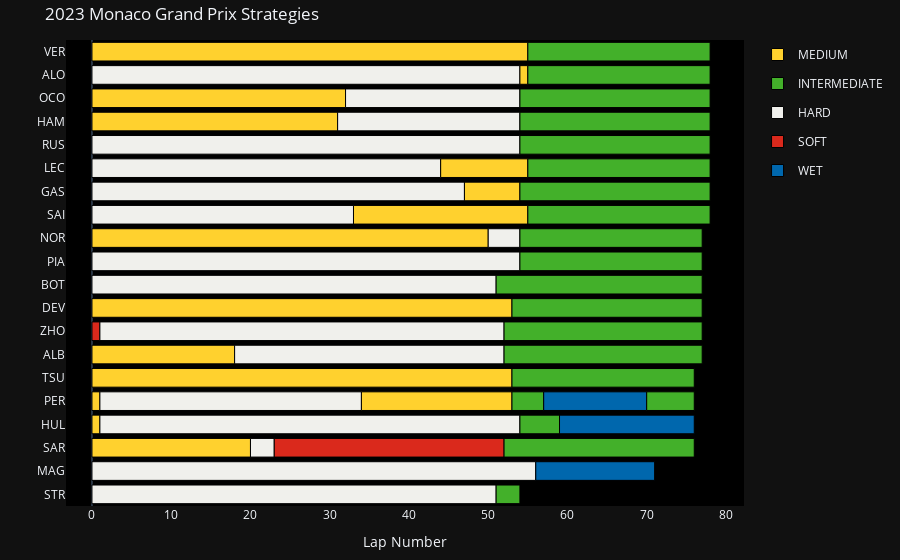

This figure's notebook cell:
### Markdown cell above
## 3.5 Tyre strategies

### Code cell
plot_tyre_strat(session)

### Figure 1 — Plotly figure (JSON) as saved in the notebook; plotly's stock layout.template omitted (floating-point values rounded to 4 significant figures)
{"data": [{"base": 0, "legendgroup": "MEDIUM", "marker": {"color": "#ffd12e", "line": {"color": "black", "width": 1}}, "name": "MEDIUM", "orientation": "h", "showlegend": true, "type": "bar", "width": 0.8, "x": [55], "y": ["VER"]}, {"base": 55, "legendgroup": "INTERMEDIATE", "marker": {"color": "#43b02a", "line": {"color": "black", "width": 1}}, "name": "INTERMEDIATE", "orientation": "h", "showlegend": true, "type": "bar", "width": 0.8, "x": [23], "y": ["VER"]}, {"base": 0, "legendgroup": "HARD", "marker": {"color": "#f0f0ec", "line": {"color": "black", "width": 1}}, "name": "HARD", "orientation": "h", "showlegend": true, "type": "bar", "width": 0.8, "x": [54], "y": ["ALO"]}, {"base": 54, "legendgroup": "MEDIUM", "marker": {"color": "#ffd12e", "line": {"color": "black", "width": 1}}, "name": "MEDIUM", "orientation": "h", "showlegend": false, "type": "bar", "width": 0.8, "x": [1], "y": ["ALO"]}, {"base": 55, "legendgroup": "INTERMEDIATE", "marker": {"color": "#43b02a", "line": {"color": "black", "width": 1}}, "name": "INTERMEDIATE", "orientation": "h", "showlegend": false, "type": "bar", "width": 0.8, "x": [23], "y": ["ALO"]}, {"base": 0, "legendgroup": "MEDIUM", "marker": {"color": "#ffd12e", "line": {"color": "black", "width": 1}}, "name": "MEDIUM", "orientation": "h", "showlegend": false, "type": "bar", "width": 0.8, "x": [32], "y": ["OCO"]}, {"base": 32, "legendgroup": "HARD", "marker": {"color": "#f0f0ec", "line": {"color": "black", "width": 1}}, "name": "HARD", "orientation": "h", "showlegend": false, "type": "bar", "width": 0.8, "x": [22], "y": ["OCO"]}, {"base": 54, "legendgroup": "INTERMEDIATE", "marker": {"color": "#43b02a", "line": {"color": "black", "width": 1}}, "name": "INTERMEDIATE", "orientation": "h", "showlegend": false, "type": "bar", "width": 0.8, "x": [24], "y": ["OCO"]}, {"base": 0, "legendgroup": "MEDIUM", "marker": {"color": "#ffd12e", "line": {"color": "black", "width": 1}}, "name": "MEDIUM", "orientation": "h", "showlegend": false, "type": "bar", "width": 0.8, "x": [31], "y": ["HAM"]}, {"base": 31, "legendgroup": "HARD", "marker": {"color": "#f0f0ec", "line": {"color": "black", "width": 1}}, "name": "HARD", "orientation": "h", "showlegend": false, "type": "bar", "width": 0.8, "x": [23], "y": ["HAM"]}, {"base": 54, "legendgroup": "INTERMEDIATE", "marker": {"color": "#43b02a", "line": {"color": "black", "width": 1}}, "name": "INTERMEDIATE", "orientation": "h", "showlegend": false, "type": "bar", "width": 0.8, "x": [24], "y": ["HAM"]}, {"base": 0, "legendgroup": "HARD", "marker": {"color": "#f0f0ec", "line": {"color": "black", "width": 1}}, "name": "HARD", "orientation": "h", "showlegend": false, "type": "bar", "width": 0.8, "x": [54], "y": ["RUS"]}, {"base": 54, "legendgroup": "INTERMEDIATE", "marker": {"color": "#43b02a", "line": {"color": "black", "width": 1}}, "name": "INTERMEDIATE", "orientation": "h", "showlegend": false, "type": "bar", "width": 0.8, "x": [24], "y": ["RUS"]}, {"base": 0, "legendgroup": "HARD", "marker": {"color": "#f0f0ec", "line": {"color": "black", "width": 1}}, "name": "HARD", "orientation": "h", "showlegend": false, "type": "bar", "width": 0.8, "x": [44], "y": ["LEC"]}, {"base": 44, "legendgroup": "MEDIUM", "marker": {"color": "#ffd12e", "line": {"color": "black", "width": 1}}, "name": "MEDIUM", "orientation": "h", "showlegend": false, "type": "bar", "width": 0.8, "x": [11], "y": ["LEC"]}, {"base": 55, "legendgroup": "INTERMEDIATE", "marker": {"color": "#43b02a", "line": {"color": "black", "width": 1}}, "name": "INTERMEDIATE", "orientation": "h", "showlegend": false, "type": "bar", "width": 0.8, "x": [23], "y": ["LEC"]}, {"base": 0, "legendgroup": "HARD", "marker": {"color": "#f0f0ec", "line": {"color": "black", "width": 1}}, "name": "HARD", "orientation": "h", "showlegend": false, "type": "bar", "width": 0.8, "x": [47], "y": ["GAS"]}, {"base": 47, "legendgroup": "MEDIUM", "marker": {"color": "#ffd12e", "line": {"color": "black", "width": 1}}, "name": "MEDIUM", "orientation": "h", "showlegend": false, "type": "bar", "width": 0.8, "x": [7], "y": ["GAS"]}, {"base": 54, "legendgroup": "INTERMEDIATE", "marker": {"color": "#43b02a", "line": {"color": "black", "width": 1}}, "name": "INTERMEDIATE", "orientation": "h", "showlegend": false, "type": "bar", "width": 0.8, "x": [24], "y": ["GAS"]}, {"base": 0, "legendgroup": "HARD", "marker": {"color": "#f0f0ec", "line": {"color": "black", "width": 1}}, "name": "HARD", "orientation": "h", "showlegend": false, "type": "bar", "width": 0.8, "x": [33], "y": ["SAI"]}, {"base": 33, "legendgroup": "MEDIUM", "marker": {"color": "#ffd12e", "line": {"color": "black", "width": 1}}, "name": "MEDIUM", "orientation": "h", "showlegend": false, "type": "bar", "width": 0.8, "x": [22], "y": ["SAI"]}, {"base": 55, "legendgroup": "INTERMEDIATE", "marker": {"color": "#43b02a", "line": {"color": "black", "width": 1}}, "name": "INTERMEDIATE", "orientation": "h", "showlegend": false, "type": "bar", "width": 0.8, "x": [23], "y": ["SAI"]}, {"base": 0, "legendgroup": "MEDIUM", "marker": {"color": "#ffd12e", "line": {"color": "black", "width": 1}}, "name": "MEDIUM", "orientation": "h", "showlegend": false, "type": "bar", "width": 0.8, "x": [50], "y": ["NOR"]}, {"base": 50, "legendgroup": "HARD", "marker": {"color": "#f0f0ec", "line": {"color": "black", "width": 1}}, "name": "HARD", "orientation": "h", "showlegend": false, "type": "bar", "width": 0.8, "x": [4], "y": ["NOR"]}, {"base": 54, "legendgroup": "INTERMEDIATE", "marker": {"color": "#43b02a", "line": {"color": "black", "width": 1}}, "name": "INTERMEDIATE", "orientation": "h", "showlegend": false, "type": "bar", "width": 0.8, "x": [23], "y": ["NOR"]}, {"base": 0, "legendgroup": "HARD", "marker": {"color": "#f0f0ec", "line": {"color": "black", "width": 1}}, "name": "HARD", "orientation": "h", "showlegend": false, "type": "bar", "width": 0.8, "x": [54], "y": ["PIA"]}, {"base": 54, "legendgroup": "INTERMEDIATE", "marker": {"color": "#43b02a", "line": {"color": "black", "width": 1}}, "name": "INTERMEDIATE", "orientation": "h", "showlegend": false, "type": "bar", "width": 0.8, "x": [23], "y": ["PIA"]}, {"base": 0, "legendgroup": "HARD", "marker": {"color": "#f0f0ec", "line": {"color": "black", "width": 1}}, "name": "HARD", "orientation": "h", "showlegend": false, "type": "bar", "width": 0.8, "x": [51], "y": ["BOT"]}, {"base": 51, "legendgroup": "INTERMEDIATE", "marker": {"color": "#43b02a", "line": {"color": "black", "width": 1}}, "name": "INTERMEDIATE", "orientation": "h", "showlegend": false, "type": "bar", "width": 0.8, "x": [26], "y": ["BOT"]}, {"base": 0, "legendgroup": "MEDIUM", "marker": {"color": "#ffd12e", "line": {"color": "black", "width": 1}}, "name": "MEDIUM", "orientation": "h", "showlegend": false, "type": "bar", "width": 0.8, "x": [53], "y": ["DEV"]}, {"base": 53, "legendgroup": "INTERMEDIATE", "marker": {"color": "#43b02a", "line": {"color": "black", "width": 1}}, "name": "INTERMEDIATE", "orientation": "h", "showlegend": false, "type": "bar", "width": 0.8, "x": [24], "y": ["DEV"]}, {"base": 0, "legendgroup": "SOFT", "marker": {"color": "#da291c", "line": {"color": "black", "width": 1}}, "name": "SOFT", "orientation": "h", "showlegend": true, "type": "bar", "width": 0.8, "x": [1], "y": ["ZHO"]}, {"base": 1, "legendgroup": "HARD", "marker": {"color": "#f0f0ec", "line": {"color": "black", "width": 1}}, "name": "HARD", "orientation": "h", "showlegend": false, "type": "bar", "width": 0.8, "x": [51], "y": ["ZHO"]}, {"base": 52, "legendgroup": "INTERMEDIATE", "marker": {"color": "#43b02a", "line": {"color": "black", "width": 1}}, "name": "INTERMEDIATE", "orientation": "h", "showlegend": false, "type": "bar", "width": 0.8, "x": [25], "y": ["ZHO"]}, {"base": 0, "legendgroup": "MEDIUM", "marker": {"color": "#ffd12e", "line": {"color": "black", "width": 1}}, "name": "MEDIUM", "orientation": "h", "showlegend": false, "type": "bar", "width": 0.8, "x": [18], "y": ["ALB"]}, {"base": 18, "legendgroup": "HARD", "marker": {"color": "#f0f0ec", "line": {"color": "black", "width": 1}}, "name": "HARD", "orientation": "h", "showlegend": false, "type": "bar", "width": 0.8, "x": [34], "y": ["ALB"]}, {"base": 52, "legendgroup": "INTERMEDIATE", "marker": {"color": "#43b02a", "line": {"color": "black", "width": 1}}, "name": "INTERMEDIATE", "orientation": "h", "showlegend": false, "type": "bar", "width": 0.8, "x": [25], "y": ["ALB"]}, {"base": 0, "legendgroup": "MEDIUM", "marker": {"color": "#ffd12e", "line": {"color": "black", "width": 1}}, "name": "MEDIUM", "orientation": "h", "showlegend": false, "type": "bar", "width": 0.8, "x": [53], "y": ["TSU"]}, {"base": 53, "legendgroup": "INTERMEDIATE", "marker": {"color": "#43b02a", "line": {"color": "black", "width": 1}}, "name": "INTERMEDIATE", "orientation": "h", "showlegend": false, "type": "bar", "width": 0.8, "x": [23], "y": ["TSU"]}, {"base": 0, "legendgroup": "MEDIUM", "marker": {"color": "#ffd12e", "line": {"color": "black", "width": 1}}, "name": "MEDIUM", "orientation": "h", "showlegend": false, "type": "bar", "width": 0.8, "x": [1], "y": ["PER"]}, {"base": 1, "legendgroup": "HARD", "marker": {"color": "#f0f0ec", "line": {"color": "black", "width": 1}}, "name": "HARD", "orientation": "h", "showlegend": false, "type": "bar", "width": 0.8, "x": [33], "y": ["PER"]}, {"base": 34, "legendgroup": "MEDIUM", "marker": {"color": "#ffd12e", "line": {"color": "black", "width": 1}}, "name": "MEDIUM", "orientation": "h", "showlegend": false, "type": "bar", "width": 0.8, "x": [19], "y": ["PER"]}, {"base": 53, "legendgroup": "INTERMEDIATE", "marker": {"color": "#43b02a", "line": {"color": "black", "width": 1}}, "name": "INTERMEDIATE", "orientation": "h", "showlegend": false, "type": "bar", "width": 0.8, "x": [4], "y": ["PER"]}, {"base": 57, "legendgroup": "WET", "marker": {"color": "#0067ad", "line": {"color": "black", "width": 1}}, "name": "WET", "orientation": "h", "showlegend": true, "type": "bar", "width": 0.8, "x": [13], "y": ["PER"]}, {"base": 70, "legendgroup": "INTERMEDIATE", "marker": {"color": "#43b02a", "line": {"color": "black", "width": 1}}, "name": "INTERMEDIATE", "orientation": "h", "showlegend": false, "type": "bar", "width": 0.8, "x": [6], "y": ["PER"]}, {"base": 0, "legendgroup": "MEDIUM", "marker": {"color": "#ffd12e", "line": {"color": "black", "width": 1}}, "name": "MEDIUM", "orientation": "h", "showlegend": false, "type": "bar", "width": 0.8, "x": [1], "y": ["HUL"]}, {"base": 1, "legendgroup": "HARD", "marker": {"color": "#f0f0ec", "line": {"color": "black", "width": 1}}, "name": "HARD", "orientation": "h", "showlegend": false, "type": "bar", "width": 0.8, "x": [53], "y": ["HUL"]}, {"base": 54, "legendgroup": "INTERMEDIATE", "marker": {"color": "#43b02a", "line": {"color": "black", "width": 1}}, "name": "INTERMEDIATE", "orientation": "h", "showlegend": false, "type": "bar", "width": 0.8, "x": [5], "y": ["HUL"]}, {"base": 59, "legendgroup": "WET", "marker": {"color": "#0067ad", "line": {"color": "black", "width": 1}}, "name": "WET", "orientation": "h", "showlegend": false, "type": "bar", "width": 0.8, "x": [17], "y": ["HUL"]}, {"base": 0, "legendgroup": "MEDIUM", "marker": {"color": "#ffd12e", "line": {"color": "black", "width": 1}}, "name": "MEDIUM", "orientation": "h", "showlegend": false, "type": "bar", "width": 0.8, "x": [20], "y": ["SAR"]}, {"base": 20, "legendgroup": "HARD", "marker": {"color": "#f0f0ec", "line": {"color": "black", "width": 1}}, "name": "HARD", "orientation": "h", "showlegend": false, "type": "bar", "width": 0.8, "x": [3], "y": ["SAR"]}, {"base": 23, "legendgroup": "SOFT", "marker": {"color": "#da291c", "line": {"color": "black", "width": 1}}, "name": "SOFT", "orientation": "h", "showlegend": false, "type": "bar", "width": 0.8, "x": [29], "y": ["SAR"]}, {"base": 52, "legendgroup": "INTERMEDIATE", "marker": {"color": "#43b02a", "line": {"color": "black", "width": 1}}, "name": "INTERMEDIATE", "orientation": "h", "showlegend": false, "type": "bar", "width": 0.8, "x": [24], "y": ["SAR"]}, {"base": 0, "legendgroup": "HARD", "marker": {"color": "#f0f0ec", "line": {"color": "black", "width": 1}}, "name": "HARD", "orientation": "h", "showlegend": false, "type": "bar", "width": 0.8, "x": [56], "y": ["MAG"]}, {"base": 56, "legendgroup": "WET", "marker": {"color": "#0067ad", "line": {"color": "black", "width": 1}}, "name": "WET", "orientation": "h", "showlegend": false, "type": "bar", "width": 0.8, "x": [15], "y": ["MAG"]}, {"base": 0, "legendgroup": "HARD", "marker": {"color": "#f0f0ec", "line": {"color": "black", "width": 1}}, "name": "HARD", "orientation": "h", "showlegend": false, "type": "bar", "width": 0.8, "x": [51], "y": ["STR"]}, {"base": 51, "legendgroup": "INTERMEDIATE", "marker": {"color": "#43b02a", "line": {"color": "black", "width": 1}}, "name": "INTERMEDIATE", "orientation": "h", "showlegend": false, "type": "bar", "width": 0.8, "x": [3], "y": ["STR"]}], "layout": {"bargap": 1, "margin": {"b": 40, "l": 40, "r": 40, "t": 40}, "plot_bgcolor": "black", "title": {"text": "2023 Monaco Grand Prix Strategies"}, "xaxis": {"showgrid": false, "title": {"text": "Lap Number"}}, "yaxis": {"autorange": "reversed", "showgrid": false, "title": {"text": ""}}}}
